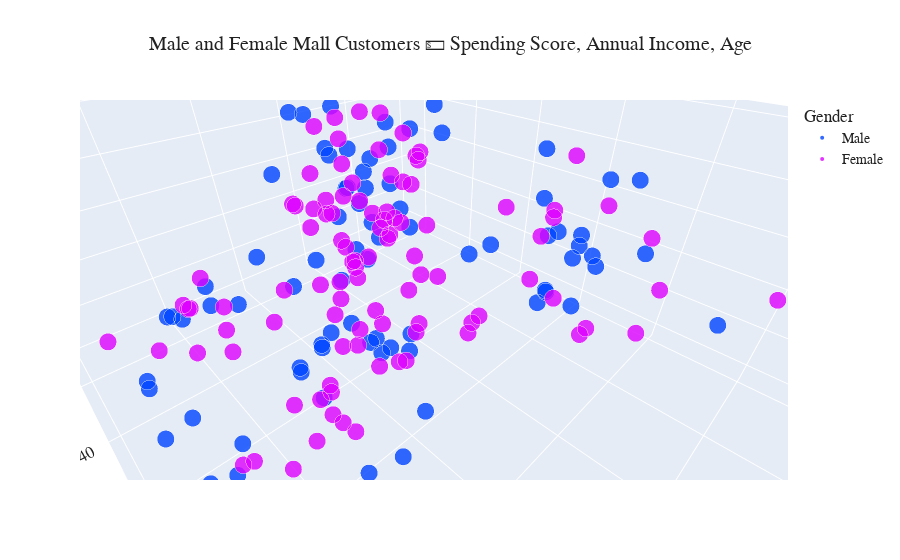

Write notebook code for a chart like this one.
### Code cell
# Create a 3D scatter plot with improved settings
fig = px.scatter_3d(
    data,
    x="Spending Score (1-100)",
    y="Annual Income (k$)",
    z="Age",
    hover_data=["Age", "Annual Income (k$)", "Spending Score (1-100)"],
    color="Gender",
    opacity=0.8,
    title="Male and Female Mall Customers 💵 Spending Score, Annual Income, Age",
    color_discrete_sequence=["#0044FF", "#DE00FF"]
)

# Update marker properties for better visibility
fig.update_traces(
    marker=dict(
        size=6,
        line=dict(width=2, color="#FFFFFF")
    )
)

# Hide the color scale
fig.update_coloraxes(showscale=False)

# Update layout for improved aesthetics
fig.update_layout(
    font=dict(family="PT Sans", size=14, color="#222222"),
    title=dict(
        font=dict(size=20),
        x=0.5
    ),
    scene=dict(
        xaxis_title="Spending Score (1-100)",
        yaxis_title="Annual Income (k$)",
        zaxis_title="Age (Years)"
    ),
)

# Display the figure
fig.show()

### Figure 1 — Plotly figure (JSON) as saved in the notebook; plotly's stock layout.template omitted (floating-point values rounded to 4 significant figures)
{"data": [{"hovertemplate": "Gender=Male<br>Spending Score (1-100)=%{x}<br>Annual Income (k$)=%{y}<br>Age=%{z}<extra></extra>", "legendgroup": "Male", "marker": {"color": "#0044FF", "line": {"color": "#FFFFFF", "width": 2}, "opacity": 0.8, "size": 6, "symbol": "circle"}, "mode": "markers", "name": "Male", "scene": "scene", "showlegend": true, "type": "scatter3d", "x": [39, 81, 3, 14, 13, 79, 66, 29, 35, 73, 73, 82, 61, 4, 4, 92, 92, 36, 60, 60, 41, 46, 46, 56, 55, 51, 59, 59, 55, 47, 54, 48, 51, 55, 41, 46, 41, 49, 52, 42, 49, 59, 55, 56, 46, 43, 48, 52, 46, 56, 91, 35, 95, 11, 75, 9, 75, 5, 73, 10, 93, 12, 97, 36, 90, 17, 88, 1, 1, 5, 26, 20, 63, 13, 75, 10, 92, 15, 69, 14, 90, 15, 97, 68, 8, 74, 18, 83], "y": [15, 15, 19, 19, 20, 20, 21, 23, 24, 24, 25, 28, 28, 30, 33, 33, 38, 39, 42, 43, 43, 44, 46, 46, 46, 48, 48, 48, 49, 54, 54, 54, 54, 54, 54, 54, 59, 60, 60, 61, 61, 62, 62, 62, 63, 63, 63, 63, 64, 67, 69, 71, 71, 71, 71, 71, 71, 73, 73, 74, 75, 77, 77, 77, 78, 78, 78, 78, 78, 81, 85, 86, 87, 87, 87, 87, 87, 88, 88, 93, 93, 98, 99, 101, 113, 126, 137, 137], "z": [19, 21, 64, 67, 37, 22, 20, 52, 35, 25, 31, 29, 35, 60, 53, 18, 24, 48, 33, 59, 47, 69, 53, 70, 19, 63, 18, 19, 70, 59, 26, 40, 57, 38, 67, 48, 18, 48, 24, 48, 20, 67, 26, 49, 54, 68, 66, 65, 19, 27, 39, 43, 40, 59, 38, 47, 39, 20, 32, 19, 32, 25, 28, 48, 34, 43, 39, 37, 34, 19, 50, 42, 32, 40, 28, 36, 36, 58, 27, 59, 35, 46, 30, 28, 33, 32, 32, 30]}, {"hovertemplate": "Gender=Female<br>Spending Score (1-100)=%{x}<br>Annual Income (k$)=%{y}<br>Age=%{z}<extra></extra>", "legendgroup": "Female", "marker": {"color": "#DE00FF", "line": {"color": "#FFFFFF", "width": 2}, "opacity": 0.8, "size": 6, "symbol": "circle"}, "mode": "markers", "name": "Female", "scene": "scene", "showlegend": true, "type": "scatter3d", "x": [6, 77, 40, 76, 6, 94, 72, 99, 15, 77, 35, 98, 5, 14, 32, 31, 87, 73, 14, 81, 17, 73, 26, 75, 35, 61, 28, 65, 55, 47, 42, 42, 52, 54, 45, 50, 51, 52, 59, 50, 48, 47, 42, 49, 56, 53, 52, 42, 44, 57, 58, 55, 60, 46, 55, 40, 42, 47, 50, 41, 48, 42, 50, 54, 42, 48, 50, 43, 59, 43, 57, 40, 58, 29, 77, 34, 71, 88, 7, 72, 5, 40, 87, 74, 22, 20, 76, 16, 89, 78, 73, 35, 83, 93, 75, 95, 27, 13, 86, 32, 86, 88, 39, 24, 17, 85, 23, 69, 91, 16, 79, 28], "y": [16, 16, 17, 17, 18, 18, 19, 19, 20, 20, 21, 23, 25, 28, 28, 29, 29, 30, 33, 33, 34, 34, 37, 37, 38, 39, 39, 39, 40, 40, 40, 40, 42, 43, 43, 44, 46, 47, 47, 48, 48, 48, 49, 50, 50, 54, 54, 54, 54, 54, 57, 57, 58, 58, 59, 60, 60, 60, 60, 62, 62, 62, 63, 63, 64, 65, 65, 65, 65, 67, 67, 67, 69, 70, 70, 72, 72, 73, 73, 74, 75, 76, 76, 77, 78, 78, 78, 78, 78, 78, 78, 79, 79, 81, 85, 86, 87, 88, 88, 97, 97, 98, 99, 101, 103, 103, 103, 103, 113, 120, 120, 126], "z": [20, 23, 31, 22, 35, 23, 30, 35, 58, 24, 35, 35, 46, 54, 45, 40, 23, 21, 49, 21, 42, 30, 36, 20, 65, 31, 49, 24, 50, 27, 29, 31, 49, 31, 50, 51, 27, 67, 54, 43, 68, 32, 47, 60, 60, 45, 23, 49, 46, 21, 55, 22, 34, 50, 68, 40, 32, 47, 27, 23, 49, 21, 66, 19, 38, 18, 19, 63, 49, 51, 50, 38, 40, 23, 31, 25, 31, 29, 44, 35, 57, 28, 32, 32, 34, 44, 38, 47, 27, 30, 30, 56, 29, 31, 36, 33, 36, 52, 30, 37, 32, 29, 41, 54, 41, 36, 34, 32, 38, 47, 35, 45]}], "layout": {"autosize": true, "coloraxis": {"showscale": false}, "font": {"color": "#222222", "family": "PT Sans", "size": 14}, "legend": {"title": {"text": "Gender"}, "tracegroupgap": 0}, "scene": {"aspectmode": "auto", "aspectratio": {"x": 1.148, "y": 1.429, "z": 0.6093}, "camera": {"center": {"x": 0, "y": 0, "z": 0}, "eye": {"x": 0.5168, "y": 0.5168, "z": 0.5168}, "projection": {"type": "perspective"}, "up": {"x": 0, "y": 0, "z": 1}}, "domain": {"x": [0, 1], "y": [0, 1]}, "xaxis": {"title": {"text": "Spending Score (1-100)"}, "type": "linear"}, "yaxis": {"title": {"text": "Annual Income (k$)"}, "type": "linear"}, "zaxis": {"title": {"text": "Age (Years)"}, "type": "linear"}}, "title": {"font": {"size": 20}, "text": "Male and Female Mall Customers 💵 Spending Score, Annual Income, Age", "x": 0.5}}}
